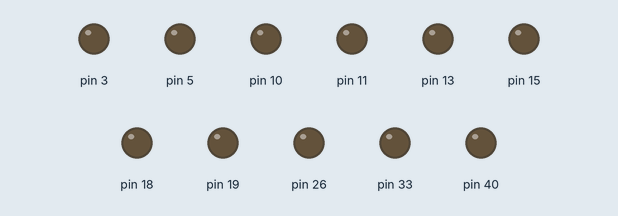
Recording of a program running on a simulated Raspberry Pi (header pin numbers). On the bench: output pins drawn as LEDs (lit = HIGH).

Above: at 0.02 s.
At 2.87 s:
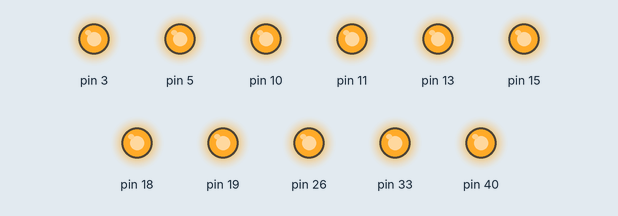
Timing chart, 0 to 3.2 s (numbered marks = the images above):
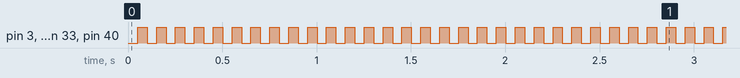

The program:

all-leds-blink.py
```python
#!/usr/bin/python
pos="/home/pi/gpio-glyphs/bin/"
import RPi.GPIO as gpio
import json
import time
flag=True
gpio.setwarnings(False)
delay=0.05
gpio.setmode(gpio.BOARD)
conv=json.load(open(pos+"conv.json"))
for i in conv:
	gpio.setup(conv[i],gpio.OUT)
while 1:
	flag=not flag
	for i in conv:gpio.output(conv[i],flag)
	time.sleep(delay)
```

Measured:
- by itself, pin 3, pin 5, pin 10, pin 11, pin 13, pin 15, pin 18, pin 19, pin 26, pin 33, pin 40: alternates HIGH for 0.05 s and LOW for 0.05 s
